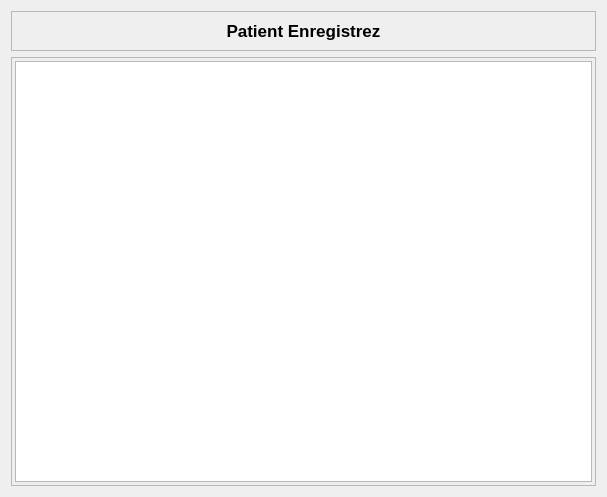
<?xml version="1.0" encoding="UTF-8"?>
<ui version="4.0">
 <class>PatientSaved</class>
 <widget class="QWidget" name="PatientSaved">
  <property name="geometry">
   <rect>
    <x>0</x>
    <y>0</y>
    <width>607</width>
    <height>497</height>
   </rect>
  </property>
  <property name="windowTitle">
   <string>Form</string>
  </property>
  <layout class="QVBoxLayout" name="verticalLayout">
   <item alignment="Qt::AlignTop">
    <widget class="QFrame" name="frame">
     <property name="frameShape">
      <enum>QFrame::StyledPanel</enum>
     </property>
     <property name="frameShadow">
      <enum>QFrame::Raised</enum>
     </property>
     <layout class="QVBoxLayout" name="verticalLayout_2">
      <item>
       <widget class="QLabel" name="label">
        <property name="font">
         <font>
          <pointsize>13</pointsize>
          <bold>true</bold>
         </font>
        </property>
        <property name="text">
         <string>Patient Enregistrez</string>
        </property>
        <property name="alignment">
         <set>Qt::AlignCenter</set>
        </property>
       </widget>
      </item>
     </layout>
    </widget>
   </item>
   <item>
    <widget class="QFrame" name="frame_2">
     <property name="sizePolicy">
      <sizepolicy hsizetype="Preferred" vsizetype="Expanding">
       <horstretch>0</horstretch>
       <verstretch>0</verstretch>
      </sizepolicy>
     </property>
     <property name="frameShape">
      <enum>QFrame::StyledPanel</enum>
     </property>
     <property name="frameShadow">
      <enum>QFrame::Raised</enum>
     </property>
     <layout class="QVBoxLayout" name="verticalLayout_3">
      <property name="leftMargin">
       <number>3</number>
      </property>
      <property name="topMargin">
       <number>3</number>
      </property>
      <property name="rightMargin">
       <number>3</number>
      </property>
      <property name="bottomMargin">
       <number>3</number>
      </property>
      <item>
       <widget class="QTableWidget" name="tableWidget">
        <property name="editTriggers">
         <set>QAbstractItemView::NoEditTriggers</set>
        </property>
       </widget>
      </item>
     </layout>
    </widget>
   </item>
  </layout>
 </widget>
 <resources/>
 <connections/>
</ui>
